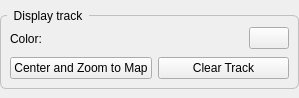
<?xml version="1.0" encoding="UTF-8"?>
<ui version="4.0">
 <class>Track</class>
 <widget class="QWidget" name="Track">
  <property name="geometry">
   <rect>
    <x>0</x>
    <y>0</y>
    <width>299</width>
    <height>98</height>
   </rect>
  </property>
  <property name="minimumSize">
   <size>
    <width>0</width>
    <height>0</height>
   </size>
  </property>
  <property name="maximumSize">
   <size>
    <width>299</width>
    <height>98</height>
   </size>
  </property>
  <property name="windowTitle">
   <string>Track</string>
  </property>
  <layout class="QVBoxLayout" name="verticalLayout_2">
   <property name="leftMargin">
    <number>0</number>
   </property>
   <property name="topMargin">
    <number>9</number>
   </property>
   <property name="rightMargin">
    <number>0</number>
   </property>
   <property name="bottomMargin">
    <number>9</number>
   </property>
   <item>
    <widget class="QGroupBox" name="track_groupBox">
     <property name="minimumSize">
      <size>
       <width>281</width>
       <height>80</height>
      </size>
     </property>
     <property name="styleSheet">
      <string notr="true">QGroupBox {
    border: 1px solid silver;
    border-radius: 6px;
    margin-top: 6px;
}

QGroupBox::title {
    subcontrol-origin: margin;
    left: 7px;
    padding: 0px 5px 0px 5px;
}</string>
     </property>
     <property name="title">
      <string>Display track</string>
     </property>
     <layout class="QVBoxLayout" name="verticalLayout">
      <property name="leftMargin">
       <number>9</number>
      </property>
      <property name="topMargin">
       <number>9</number>
      </property>
      <property name="rightMargin">
       <number>9</number>
      </property>
      <property name="bottomMargin">
       <number>9</number>
      </property>
      <item>
       <layout class="QHBoxLayout" name="horizontal_layout_color">
        <item>
         <widget class="QLabel" name="label">
          <property name="sizePolicy">
           <sizepolicy hsizetype="Preferred" vsizetype="Fixed">
            <horstretch>0</horstretch>
            <verstretch>0</verstretch>
           </sizepolicy>
          </property>
          <property name="minimumSize">
           <size>
            <width>0</width>
            <height>27</height>
           </size>
          </property>
          <property name="text">
           <string>Color:</string>
          </property>
         </widget>
        </item>
        <item>
         <widget class="QPushButton" name="save_track_pushButton">
          <property name="sizePolicy">
           <sizepolicy hsizetype="Fixed" vsizetype="Fixed">
            <horstretch>0</horstretch>
            <verstretch>0</verstretch>
           </sizepolicy>
          </property>
          <property name="text">
           <string/>
          </property>
         </widget>
        </item>
       </layout>
      </item>
      <item>
       <layout class="QHBoxLayout" name="horizontalLayout">
        <item>
         <widget class="QPushButton" name="centerButton">
          <property name="sizePolicy">
           <sizepolicy hsizetype="Minimum" vsizetype="Fixed">
            <horstretch>0</horstretch>
            <verstretch>0</verstretch>
           </sizepolicy>
          </property>
          <property name="text">
           <string>Center and Zoom to Map</string>
          </property>
         </widget>
        </item>
        <item>
         <widget class="QPushButton" name="clearTrackButton">
          <property name="sizePolicy">
           <sizepolicy hsizetype="Minimum" vsizetype="Fixed">
            <horstretch>0</horstretch>
            <verstretch>0</verstretch>
           </sizepolicy>
          </property>
          <property name="text">
           <string>Clear Track</string>
          </property>
         </widget>
        </item>
       </layout>
      </item>
     </layout>
    </widget>
   </item>
  </layout>
 </widget>
 <resources/>
 <connections/>
</ui>
